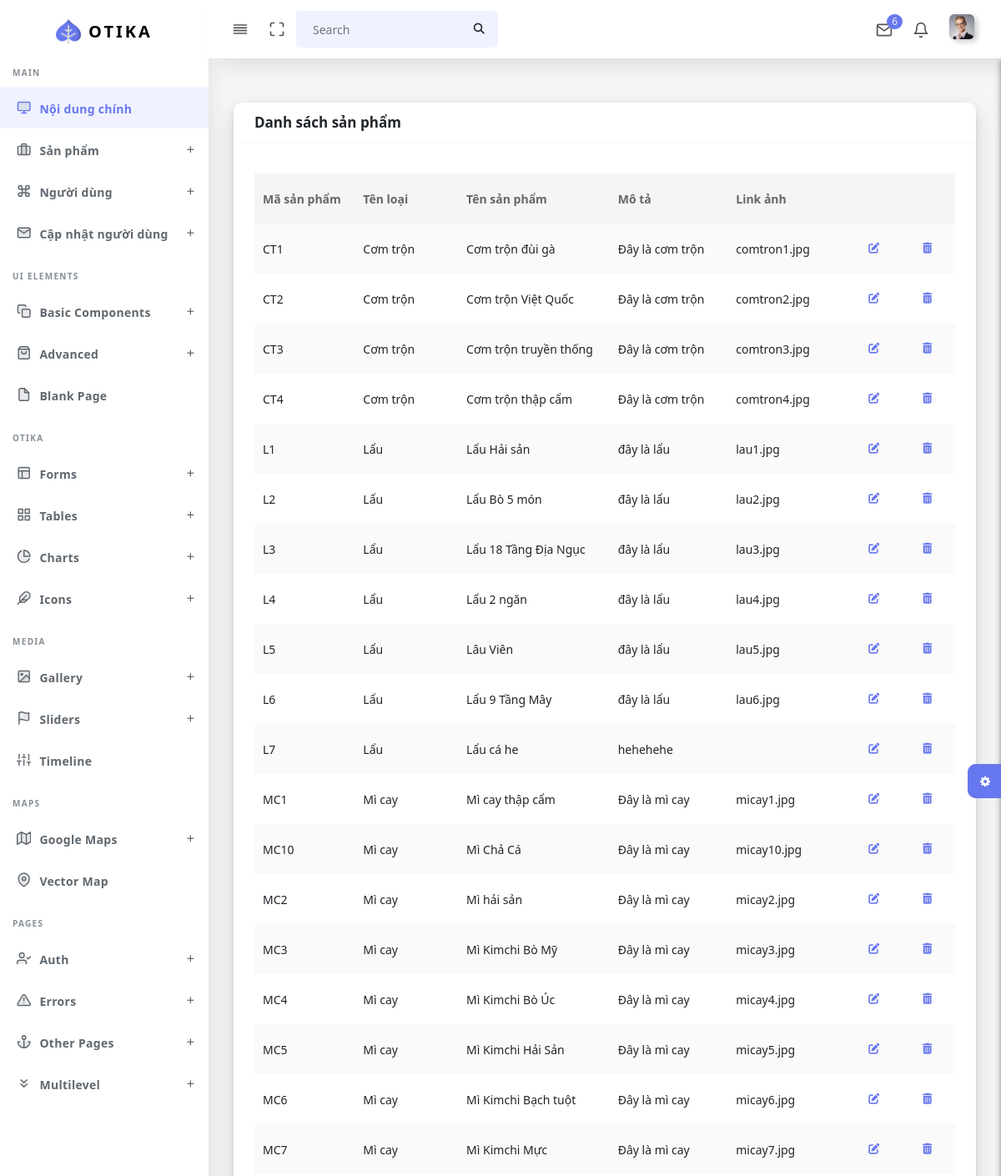
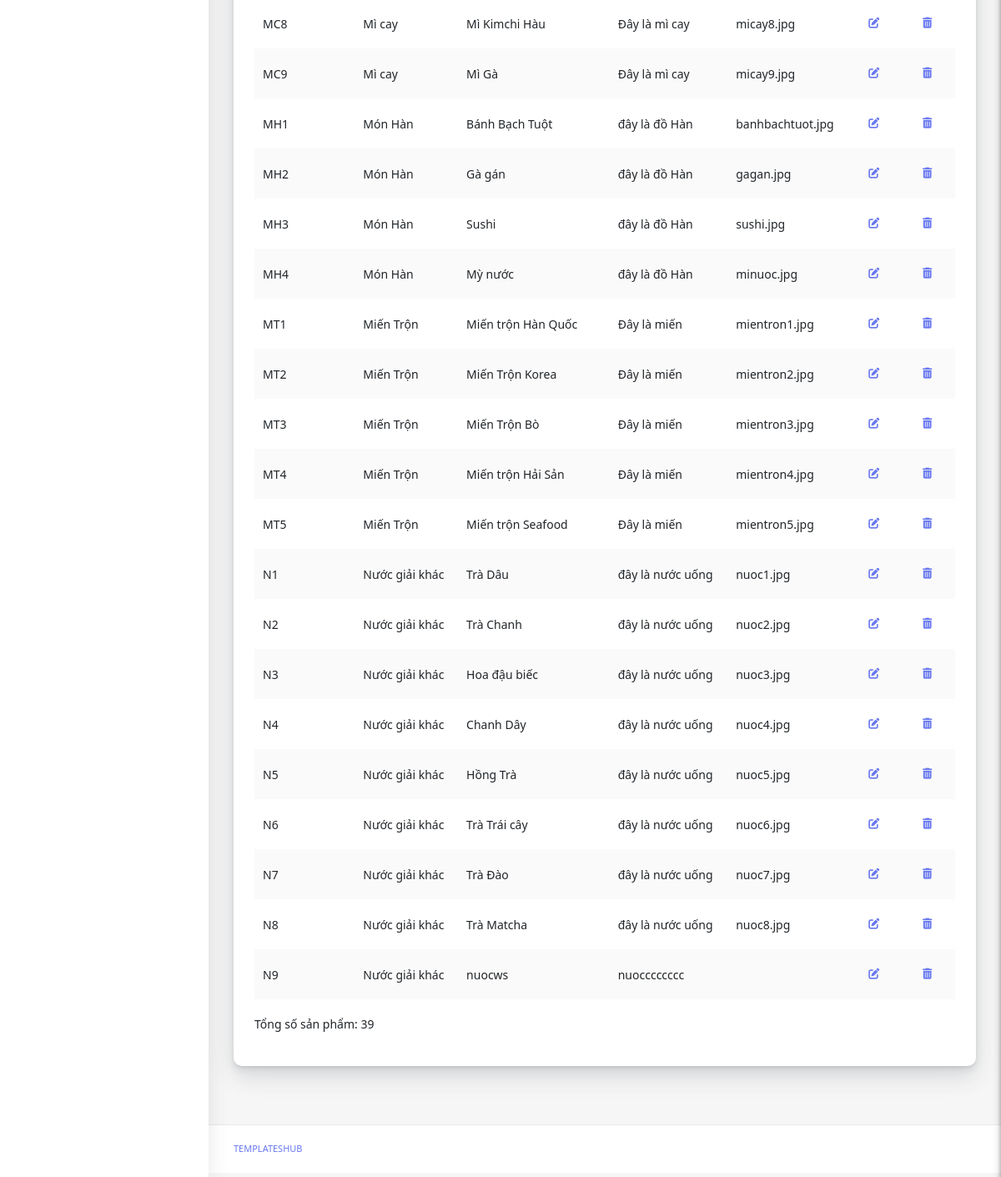
Screenshot of /admin/danhsachsanpham.php with the database file from the repository (2 pictures, top to bottom).
### tables this page shows
CREATE TABLE `sanpham` (
  `MASP` varchar(10) NOT NULL,
  `MALOAI` varchar(10) NOT NULL,
  `TENSP` varchar(100) DEFAULT NULL,
  `MOTA` varchar(300) DEFAULT NULL,
  `LINKANH` varchar(200) DEFAULT NULL
);

CREATE TABLE `loaisanpham` (
  `MALOAI` varchar(10) NOT NULL,
  `TENLOAI` varchar(50) DEFAULT NULL
);

### admin/danhsachsanpham.php (the view, shortened to what this page needs)
<!DOCTYPE html>
<html lang="en">
<?php
  include('head.php');
?>
<body>
  <div id="app">
    <div class="main-wrapper main-wrapper-1">
      <div class="navbar-bg"></div>
      <?php
        include('navbar.php');
        include('sidebar.php');
      ?>
      <div class="main-content">
        <section class="section">
          <div class="section-body">
            <div class="row">
            <div class="col-12">
        <div class="card">
            <div class="card-header">
                <h4>Danh sách sản phẩm</h4>
            </div>
            <div class="card-body">
                <div class="table-responsive">
                    <table class="table table-striped table-hover" id="tableExport" style="width:100%;">
                        <tbody>
                        <?php
                        $servername = "localhost";
                        $username = "root";
                        $password = "";
                        $dbname = "qlbanmicay";
                        $conn = new mysqli($servername, $username, $password, $dbname);
                        $sql = "SELECT sanpham.masp, loaisanpham.tenloai, sanpham.tensp, sanpham.mota, sanpham.linkanh
                                FROM sanpham
                                INNER JOIN loaisanpham ON sanpham.maloai = loaisanpham.maloai";
                        $result = $conn->query($sql);
                        if ($result->num_rows > 0) {
                            echo '<table class="table table-striped table-hover" id="tableExport" style="width:100%;">';
                            echo '<thead>';
                            echo '<tr>';
                            echo '<th>Mã sản phẩm</th>';
                            echo '<th>Tên loại</th>';
                            echo '<th>Tên sản phẩm</th>';
                            echo '<th>Mô tả</th>';
                            echo '<th>Link ảnh</th>';
                            echo '<th></th>';
                            echo '<th></th>';
                            echo '</tr>';
                            echo '</thead>';
                            echo '<tbody>';
                            $totalProducts = 0;
                            while ($row = $result->fetch_assoc()) {
                                echo "<tr>
                                        <td>" . $row["masp"] . "</td>
                                        <td>" . $row["tenloai"] . "</td>
                                        <td>" . $row["tensp"] . "</td>
                                        <td>" . $row["mota"] . "</td>
                                        <td>" . $row["linkanh"] . "</td>
                                        <td>";
                                        ?>
                                        <form action="sanpham_sua.php" method="get">
                                          <button class="btn btn-link" href="sanpham_sua.php"><i class="fas fa-edit"></i></button>
                                        </form>
                                        <?php
                                echo "</td>
                                      <td>";
                                        ?>
                                        <form action="sanpham_xoa.php" method="get">
                                          <button class="btn btn-link"><i class="fas fa-trash-alt"></i></button>
                                        </form>
                                        <?php
                                echo "</td>
                                      </td>
                                      </tr>";
                                $totalProducts++;
                            }
                            echo '</tbody>';
                            echo '</table>';
                            echo "<p>Tổng số sản phẩm: $totalProducts</p>";
                        } else {
                            echo "Không có dữ liệu sản phẩm.";
                        }
                        ?>
                        </tbody>
                    </table>
                </div>
            </div>
        </div>
    </div>
            </div>
          </div>
        </section>
        <div class="settingSidebar">
          <a href="javascript:void(0)" class="settingPanelToggle"> <i class="fa fa-spin fa-cog"></i>
          </a>
        </div>
      </div>
      <?php
        require 'settingSide.php';
        require 'footer.php';
      ?>

### rows the page displays
sanpham: MASP "CT1", MALOAI.TENLOAI "Cơm trộn", TENSP "Cơm trộn đùi gà", MOTA "Đây là cơm trộn", LINKANH "comtron1.jpg"
sanpham: MASP "CT2", MALOAI.TENLOAI "Cơm trộn", TENSP "Cơm trộn Việt Quốc", MOTA "Đây là cơm trộn", LINKANH "comtron2.jpg"
sanpham: MASP "CT3", MALOAI.TENLOAI "Cơm trộn", TENSP "Cơm trộn truyền thống", MOTA "Đây là cơm trộn", LINKANH "comtron3.jpg"
sanpham: MASP "CT4", MALOAI.TENLOAI "Cơm trộn", TENSP "Cơm trộn thập cẩm", MOTA "Đây là cơm trộn", LINKANH "comtron4.jpg"
sanpham: MASP "L1", MALOAI.TENLOAI "Lẩu", TENSP "Lẩu Hải sản", MOTA "đây là lẩu", LINKANH "lau1.jpg"
sanpham: MASP "L2", MALOAI.TENLOAI "Lẩu", TENSP "Lẩu Bò 5 món", MOTA "đây là lẩu", LINKANH "lau2.jpg"
sanpham: MASP "L3", MALOAI.TENLOAI "Lẩu", TENSP "Lẩu 18 Tầng Địa Ngục", MOTA "đây là lẩu", LINKANH "lau3.jpg"
sanpham: MASP "L4", MALOAI.TENLOAI "Lẩu", TENSP "Lẩu 2 ngăn", MOTA "đây là lẩu", LINKANH "lau4.jpg"
sanpham: MASP "L5", MALOAI.TENLOAI "Lẩu", TENSP "Lâu Viên", MOTA "đây là lẩu", LINKANH "lau5.jpg"
sanpham: MASP "L6", MALOAI.TENLOAI "Lẩu", TENSP "Lẩu 9 Tầng Mây", MOTA "đây là lẩu", LINKANH "lau6.jpg"
sanpham: MASP "L7", MALOAI.TENLOAI "Lẩu", TENSP "Lẩu cá he", MOTA "hehehehe"
sanpham: MASP "MC1", MALOAI.TENLOAI "Mì cay", TENSP "Mì cay thập cẩm", MOTA "Đây là mì cay", LINKANH "micay1.jpg"
sanpham: MASP "MC10", MALOAI.TENLOAI "Mì cay", TENSP "Mì Chả Cá", MOTA "Đây là mì cay", LINKANH "micay10.jpg"
sanpham: MASP "MC2", MALOAI.TENLOAI "Mì cay", TENSP "Mì hải sản", MOTA "Đây là mì cay", LINKANH "micay2.jpg"
sanpham: MASP "MC3", MALOAI.TENLOAI "Mì cay", TENSP "Mì Kimchi Bò Mỹ", MOTA "Đây là mì cay", LINKANH "micay3.jpg"
sanpham: MASP "MC4", MALOAI.TENLOAI "Mì cay", TENSP "Mì Kimchi Bò Úc", MOTA "Đây là mì cay", LINKANH "micay4.jpg"
sanpham: MASP "MC5", MALOAI.TENLOAI "Mì cay", TENSP "Mì Kimchi Hải Sản", MOTA "Đây là mì cay", LINKANH "micay5.jpg"
sanpham: MASP "MC6", MALOAI.TENLOAI "Mì cay", TENSP "Mì Kimchi Bạch tuột", MOTA "Đây là mì cay", LINKANH "micay6.jpg"
sanpham: MASP "MC7", MALOAI.TENLOAI "Mì cay", TENSP "Mì Kimchi Mực", MOTA "Đây là mì cay", LINKANH "micay7.jpg"
sanpham: MASP "MC8", MALOAI.TENLOAI "Mì cay", TENSP "Mì Kimchi Hàu", MOTA "Đây là mì cay", LINKANH "micay8.jpg"
sanpham: MASP "MC9", MALOAI.TENLOAI "Mì cay", TENSP "Mì Gà", MOTA "Đây là mì cay", LINKANH "micay9.jpg"
sanpham: MASP "MH1", MALOAI.TENLOAI "Món Hàn", TENSP "Bánh Bạch Tuột", MOTA "đây là đồ Hàn", LINKANH "banhbachtuot.jpg"
sanpham: MASP "MH2", MALOAI.TENLOAI "Món Hàn", TENSP "Gà gán", MOTA "đây là đồ Hàn", LINKANH "gagan.jpg"
sanpham: MASP "MH3", MALOAI.TENLOAI "Món Hàn", TENSP "Sushi", MOTA "đây là đồ Hàn", LINKANH "sushi.jpg"
sanpham: MASP "MH4", MALOAI.TENLOAI "Món Hàn", TENSP "Mỳ nước", MOTA "đây là đồ Hàn", LINKANH "minuoc.jpg"
sanpham: MASP "MT1", MALOAI.TENLOAI "Miến Trộn", TENSP "Miến trộn Hàn Quốc", MOTA "Đây là miến", LINKANH "mientron1.jpg"
sanpham: MASP "MT2", MALOAI.TENLOAI "Miến Trộn", TENSP "Miến Trộn Korea", MOTA "Đây là miến", LINKANH "mientron2.jpg"
sanpham: MASP "MT3", MALOAI.TENLOAI "Miến Trộn", TENSP "Miến Trộn Bò", MOTA "Đây là miến", LINKANH "mientron3.jpg"
sanpham: MASP "MT4", MALOAI.TENLOAI "Miến Trộn", TENSP "Miến trộn Hải Sản", MOTA "Đây là miến", LINKANH "mientron4.jpg"
sanpham: MASP "MT5", MALOAI.TENLOAI "Miến Trộn", TENSP "Miến trộn Seafood", MOTA "Đây là miến", LINKANH "mientron5.jpg"
sanpham: MASP "N1", MALOAI.TENLOAI "Nước giải khác", TENSP "Trà Dâu", MOTA "đây là nước uống", LINKANH "nuoc1.jpg"
sanpham: MASP "N2", MALOAI.TENLOAI "Nước giải khác", TENSP "Trà Chanh", MOTA "đây là nước uống", LINKANH "nuoc2.jpg"
sanpham: MASP "N3", MALOAI.TENLOAI "Nước giải khác", TENSP "Hoa đậu biếc", MOTA "đây là nước uống", LINKANH "nuoc3.jpg"
sanpham: MASP "N4", MALOAI.TENLOAI "Nước giải khác", TENSP "Chanh Dây", MOTA "đây là nước uống", LINKANH "nuoc4.jpg"
sanpham: MASP "N5", MALOAI.TENLOAI "Nước giải khác", TENSP "Hồng Trà", MOTA "đây là nước uống", LINKANH "nuoc5.jpg"
sanpham: MASP "N6", MALOAI.TENLOAI "Nước giải khác", TENSP "Trà Trái cây", MOTA "đây là nước uống", LINKANH "nuoc6.jpg"
sanpham: MASP "N7", MALOAI.TENLOAI "Nước giải khác", TENSP "Trà Đào", MOTA "đây là nước uống", LINKANH "nuoc7.jpg"
sanpham: MASP "N8", MALOAI.TENLOAI "Nước giải khác", TENSP "Trà Matcha", MOTA "đây là nước uống", LINKANH "nuoc8.jpg"
sanpham: MASP "N9", MALOAI.TENLOAI "Nước giải khác", TENSP "nuocws", MOTA "nuocccccccc"

### other values shown
$totalProducts "39"
